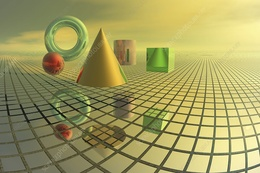
%> input picture Semestre 1/Vision Artificial/imgs/color/figures_plane.jpeg, 260 x 173 px, shrunk from 800 x 533 before the run
$ octave Tarea1.m   (GNU Octave 9; MATLAB toolbox functions it lacks are replaced by stand-ins)
%> lines starting %> are read from the running program, lines starting %| are printed output that depends on the picture
% [7 lines of commented-out code are left out]
img1 = imread('././imgs/color/figures_plane.jpeg');
%> img1 is the input picture: size 173x260x3 uint8; mean R, G, B 162, 157.1, 95.9

[sobel_x, sobel_y, sobel] = BorderDetector.sobel(img1);
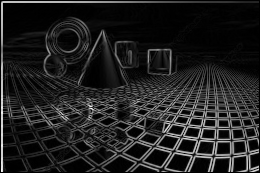
%> sobel: size 173x260 double; min 0, max 1, mean 0.131
imwrite(sobel, 'sobel.png');
figure('Name', 'Unit3, HW1 Sobel','NumberTitle','off');
subplot(2,2,1);
imshow(img1);
title('Original Image');
subplot(2,2,2);
imshow(sobel);
title('Sobel');
subplot(2,2,3);
imshow(sobel_x);
title('Sobel X');
subplot(2,2,4);
imshow(sobel_y);
title('Sobel Y');

[prewitt_x, prewitt_y, prewitt] = BorderDetector.prewitt(img1);
imwrite(prewitt, 'prewitt.png');
figure('Name', 'Unit3, HW1 Prewitt','NumberTitle','off');
subplot(2,2,1);
imshow(img1);
title('Original Image');
subplot(2,2,2);
imshow(prewitt);
title('Prewitt');
subplot(2,2,3);
imshow(prewitt_x);
title('Prewitt X');
subplot(2,2,4);
imshow(prewitt_y);
title('Prewitt Y');

[roberts_x, roberts_y, roberts] = BorderDetector.roberts(img1);
imwrite(roberts, 'roberts.png');
figure('Name', 'Unit3, HW1 Roberts','NumberTitle','off');
subplot(2,2,1);
imshow(img1);
title('Original Image');
subplot(2,2,2);
imshow(roberts);
title('Roberts');
subplot(2,2,3);
imshow(roberts_x);
title('Roberts X');
subplot(2,2,4);
imshow(roberts_y);
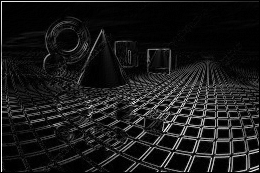
%> displayed picture: size 173x260, on the screen's scale of 0 to 255; min 0, max 255, mean 26.4
title('Roberts Y');

gradient = BorderDetector.morph_gradient(img1);
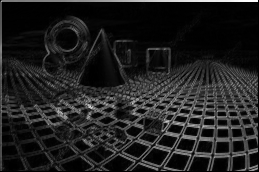
%> gradient: size 172x259 double; min 0, max 1, mean 0.129
imwrite(gradient, 'gradient.png');
figure('Name', 'Unit3, HW1 Gradient','NumberTitle','off');
subplot(1,2,1);
imshow(img1);
title('Original image');
subplot(1,2,2);
imshow(gradient);
title('Morphological Gradient');

laplace4 = BorderDetector.laplace4(img1);
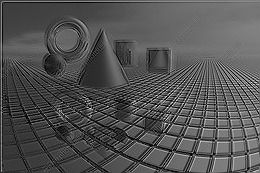
%> laplace4: size 173x260 double; min 0, max 1, mean 0.329
imwrite(laplace4, 'laplace4.png');
figure('Name', 'Unit3, HW1 Laplace 4','NumberTitle','off');
subplot(1,2,1);
imshow(img1);
title('Original image');
subplot(1,2,2);
imshow(laplace4);
title('Laplace 4');

laplace8 = BorderDetector.laplace8(img1);
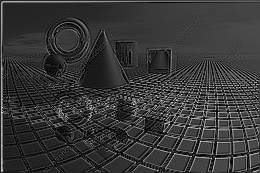
%> laplace8: size 173x260 double; min 0, max 1, mean 0.22
imwrite(laplace8, 'laplace8.png');
figure('Name', 'Unit3, HW1 Laplace 8','NumberTitle','off');
subplot(1,2,1);
imshow(img1);
title('Original image');
subplot(1,2,2);
imshow(laplace8);
title('Laplace 8');

lap_of_gauss = BorderDetector.laplacian_of_gaussian(img1);
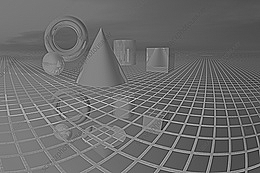
%> lap_of_gauss: size 173x260 double; min -348.3, max 204.2, mean -114.2; drawn with min black and max white
imwrite(lap_of_gauss, 'lap_of_gauss.png');
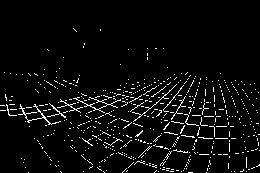
%> saved as lap_of_gauss.png: size 173x260 uint8; min 0, max 255, mean 11.7
figure('Name', 'Unit3, HW1 Laplacian of Gaussian','NumberTitle','off');
subplot(1,2,1);
imshow(img1);
title('Original image');
subplot(1,2,2);
imshow(lap_of_gauss);
title('Laplacian of Gaussian');

%> (the run ends here)
